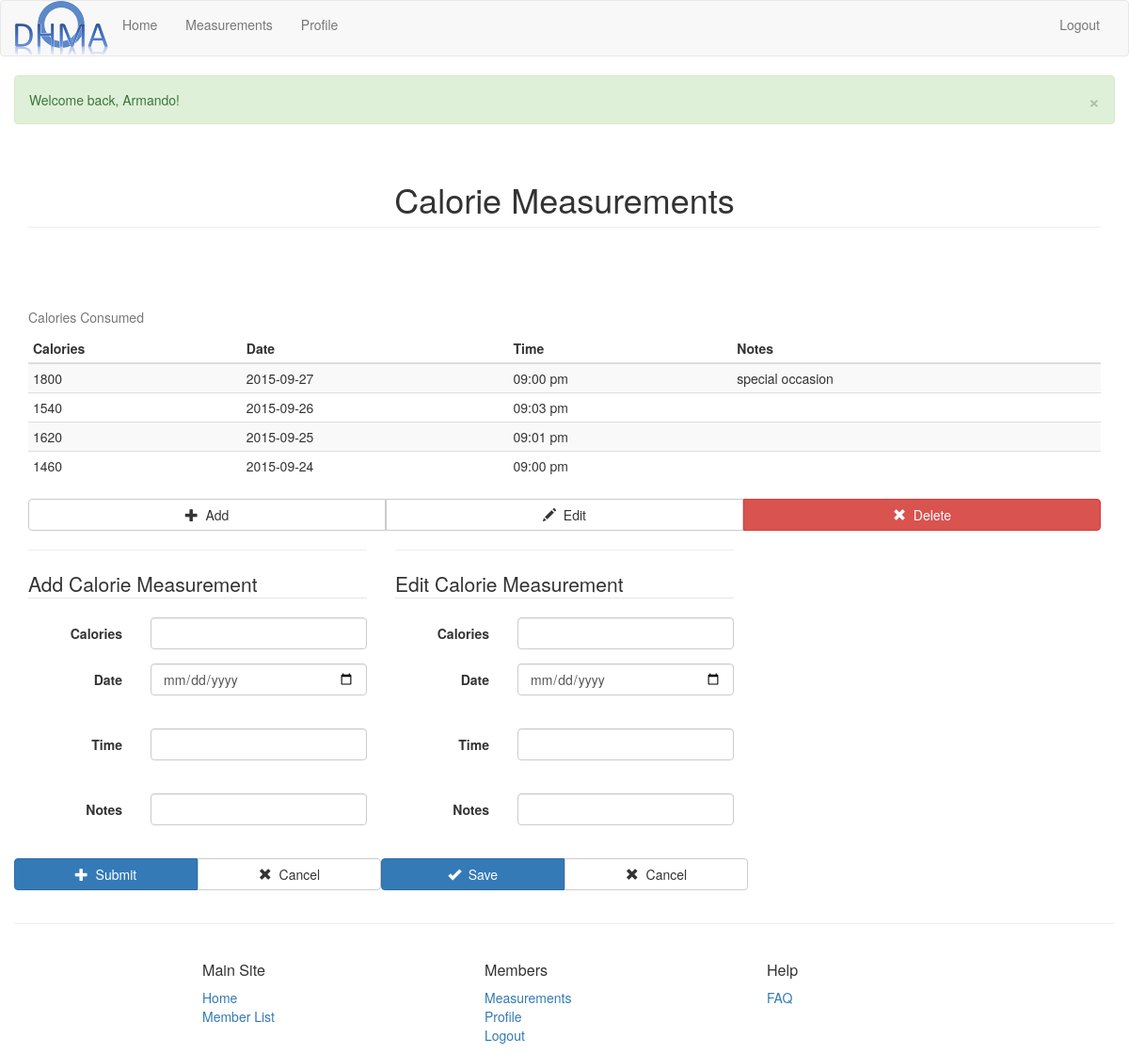
Page /WebContent/measurements_show_calories (signed in) on the committed database.
### tables this page shows
create table CalorieMeasurements(
    calorieID           integer primary key auto_increment,
    calories            integer not null,
    dateAndTime         datetime not null,
    notes               varchar(255),
    userID              integer not null,
    foreign key (userID) references Users (userID) on delete cascade,
    constraint uniq_meas unique (dateAndTime, userID)
);

### WebContent/models/CalorieMeasurement.class.php (called while the page is built, shortened)
<?php
class CalorieMeasurement extends GenericModelObject {
    private $formInput;
    private $datetime;
    private $notes;
    private $calories;
    public function __construct($formInput = null) {
        $this->formInput = $formInput;
    }
    public function getDateTime() {
        return $this->datetime;
    }
    public function getDate() {
        return is_object($this->datetime) ? $this->datetime->format("Y-m-d") : '';
    }
    public function getTime() {
        return is_object($this->datetime) ? $this->datetime->format("h:i a") : '';
    }
    public function getNotes() {
        return $this->notes;
    }
    public function getMeasurement() {
        return $this->calories;
    }
    private function validateDateAndTime() {
        if (array_key_exists('dateAndTime', $this->formInput)) {
            $datetime = $this->extractForm($this->formInput, "dateAndTime");
            list($date, $time) = preg_split("/ /", $datetime);
        } else {
            $date = $this->extractForm($this->formInput, "date");
            $time = $this->extractForm($this->formInput, "time");
        }
        $this->datetime = new DateTime();
        try { $dt = new DateTime($date . ' ' . $time); }
        catch (Exception $e) {
            $this->setError("dateAndTime", "DATE_AND_TIME_INVALID");
            return;
        }
        $this->datetime = $dt;
    }
    private function validateNotes() {
        $this->notes = $this->extractForm($this->formInput, "notes");
        if (empty($this->notes))
            return;
    }
    private function validateMeasurement() {
        $this->calories = $this->extractForm($this->formInput, "calories");
        $this->calories = (int)$this->calories;
    }
}
?>

### WebContent/models/CalorieMeasurementsDB.class.php (called while the page is built, shortened)
<?php
class CalorieMeasurementsDB {
    public static function getMeasurementsBy($type, $value, $order = 'desc') {
        $measurementsArray = array();
        try {
            $db = Database::getDB();
            $stmt = $db->prepare(
                "select userName, calorieID, calories, dateAndTime, notes, userID
                from Users join CalorieMeasurements using (userID)
                where ($type = :$type)
                order by dateAndTime $order");
            $stmt->execute(array(":$type" => $value));
            foreach ($stmt as $row) {
                $measurement = new CalorieMeasurement($row);
                if (is_object($measurement) && $measurement->getErrorCount() == 0)
                    $measurementsArray[] = $measurement;
            }
        } catch (PDOException $e) {
            echo $e->getMessage();
        } catch (RuntimeException $e) {
            echo $e->getMessage();
        }
        return $measurementsArray;
    }
}
?>

### WebContent/models/GenericModelObject.class.php (called while the page is built, shortened)
<?php
abstract class GenericModelObject {
    protected function extractForm($formInput, $valueName) {
        $value = "";
        if (isset($formInput[$valueName])) {
            $value = trim($formInput[$valueName]);
            $value = stripslashes($value);
            $value = htmlspecialchars($value);
        }
        return $value;
    }
}
?>

### WebContent/views/CalorieMeasurementsView.class.php (the view, shortened to what this page needs)
<?php
class CalorieMeasurementsView {
    public static function show() {
        CalorieMeasurementsView::showBody();
    }
    public static function showBody() {
            ?><p>Error: measurements not found</p><?php
        $measurements = $_SESSION['measurements'];
        ?>
<section id="calories" class="row">
    <div id="view_calories_section" class="col-sm-12">
        <div class="row">
            <div class="col-sm-12">
                <h2></h2><?php
                if (!isset($measurements["calories"]) || empty($measurements["calories"])):
                        ?><p>No calorie measurements to show yet</p><?php
                else:
                    $i = 0; ?>
                <table class="table table-striped table-hover table-condensed table-responsive">
                    <caption>Calories Consumed</caption>
                    <thead>
                        <tr>
                            <th>Calories</th>
                            <th>Date</th>
                            <th>Time</th>
                            <th>Notes</th>
                        </tr>
                    </thead>
                    <tbody><?php
                    foreach ($measurements["calories"] as $calories): ?>
                        <tr id="calories_<?=$calories->getDateTime()->format('Y-m-d_H-i')?>" class="measurementRow">
                            <td id="calories_calories_<?=$calories->getDateTime()->format('Y-m-d_H-i')?>"><?=$calories->getMeasurement()?></td>
                            <td id="date_calories_<?=$calories->getDateTime()->format('Y-m-d_H-i')?>"><?=$calories->getDate()?></td>
                            <td id="time_calories_<?=$calories->getDateTime()->format('Y-m-d_H-i')?>"><?=$calories->getTime()?></td>
                            <td id="notes_calories_<?=$calories->getDateTime()->format('Y-m-d_H-i')?>"><?=$calories->getNotes()?></td>
                        </tr><?php
                    endforeach; ?>
                    </tbody>
                </table><?php
                endif; ?>
            </div>
        </div>
        <div class="row">
            <div class="col-sm-12">
                <div class="btn-group btn-group-justified" role="group">
                    <div class="btn-group" role="group">
                        <button type="button" id="add_calories_btn" class="addMeasurement btn btn-default">
                            <span class="glyphicon glyphicon-plus"></span>
                            &nbsp;Add
                        </button>
                    </div>
                    <div class="btn-group" role="group">
                        <button type="button" id="edit_calories_btn" class="editMeasurement btn btn-default">
                            <span class="glyphicon glyphicon-pencil"></span>
                            &nbsp;Edit
                        </button>
                    </div>
                    <div class="btn-group" role="group">
                        <button type="button" id="delete_calories_btn" class="deleteMeasurement btn btn-danger">
                            <span class="glyphicon glyphicon-remove"></span>
                            &nbsp;Delete
                        </button>
                    </div>
                </div>
            </div>
        </div>
    </div>
    <div id="add_calories_section" class="add_measurement_section col-sm-4">
        <hr />
        <form action="measurements_add_calories" method="post" class="form-horizontal">
        	<fieldset>
        		<legend>Add Calorie Measurement</legend>
                <div class="form-group">
                    <label for="calories_calories_add" class="control-label meas-label col-xs-3 col-sm-12 col-md-4">Calories</label>
                    <div class="col-xs-9 col-sm-12 col-md-8">
                        <input type="text" id="calories_calories_add" name="calories" class="form-control" size="10" autofocus="autofocus" required="required" maxlength="4" tabindex="1" pattern="^[0-9]+$" />
                    </div>
                </div>
                <div class="form-group">
                    <label for="date_calories_add" class="control-label meas-label col-xs-3 col-sm-12 col-md-4">Date</label>
                    <div class="col-xs-9 col-sm-12 col-md-8">
                        <input type="date" id="date_calories_add" name="date" required="required" class="form-control" tabindex="3" title="mm/dd/yyyy or mm-dd-yyyy" /><br />
                    </div>
                </div>
                <div class="form-group">
                    <label for="time_calories_add" class="control-label meas-label col-xs-3 col-sm-12 col-md-4">Time</label>
                    <div class="col-xs-9 col-sm-12 col-md-8">
                        <input type="text" id="time_calories_add" name="time" required="required" class="form-control" tabindex="4" title="H:M" /><br />
                    </div>
                </div>
                <div class="form-group">
                    <label for="notes_calories_add" class="control-label meas-label col-xs-3 col-sm-12 col-md-4">Notes</label>
                    <div class="col-xs-9 col-sm-12 col-md-8">
                        <input type="text" id="notes_calories_add" name="notes" class="form-control" size="30" maxlength="50" tabindex="5" /><br />
                    </div>
                </div>
                <div class="form-group">
                    <div class="btn-group btn-group-justified" role="group">
                        <div class="btn-group" role="group">
                            <button type="submit" id="submitAdd" class="btn btn-primary" tabindex="6">
                                <span class="glyphicon glyphicon-plus"></span>
                                &nbsp;Submit
                            </button>
                        </div>
                        <div class="btn-group" role="group">
                            <button type="button" id="cancel_add_calories" class="cancelMeasurement btn btn-default">
                                <span class="glyphicon glyphicon-remove"></span>
                                &nbsp;Cancel
                            </button>
                        </div>
                    </div>
                </div>
        	</fieldset>
        </form>
    </div>
    <div id="edit_calories_section" class="edit_measurement_section col-sm-4">
        <hr />
        <form action="measurements_edit_post_calories" method="post" class="form-horizontal">
            <fieldset>
                <legend>Edit Calorie Measurement</legend>
                <div class="form-group">
                    <label for="calories_calories_edit" class="control-label meas-label col-xs-3 col-sm-12 col-md-4">Calories</label>
                    <div class="col-xs-9 col-sm-12 col-md-8">
                        <input type="text" id="calories_calories_edit" name="calories" class="form-control" size="10" required="required" maxlength="4" tabindex="1" pattern="^[0-9]+$" />
                    </div>
                </div>
                <div class="form-group">
                    <label for="date_calories_edit" class="control-label meas-label col-xs-3 col-sm-12 col-md-4">Date</label>
                    <div class="col-xs-9 col-sm-12 col-md-8">
                        <input type="date" id="date_calories_edit" name="date" required="required" class="form-control" tabindex="3" title="mm/dd/yyyy or mm-dd-yyyy" /><br />
                    </div>
                </div>
                <div class="form-group">
                    <label for="time_calories_edit" class="control-label meas-label col-xs-3 col-sm-12 col-md-4">Time</label>
                    <div class="col-xs-9 col-sm-12 col-md-8">
                        <input type="text" id="time_calories_edit" name="time" required="required" class="form-control" tabindex="4" title="H:M" /><br />
                    </div>
                </div>
                <div class="form-group">
                    <label for="notes_calories_edit" class="control-label meas-label col-xs-3 col-sm-12 col-md-4">Notes</label>
                    <div class="col-xs-9 col-sm-12 col-md-8">
                        <input type="text" id="notes_calories_edit" name="notes" class="form-control" size="30" maxlength="50" tabindex="5" /><br />
                    </div>
                </div>
                <div class="form-group">
                    <div class="btn-group btn-group-justified" role="group">
                        <div class="btn-group" role="group">
                            <button type="submit" id="submitEdit" class="btn btn-primary" tabindex="6">
                                <span class="glyphicon glyphicon-ok"></span>
                                &nbsp;Save
                            </button>
                        </div>
                        <div class="btn-group" role="group">
                            <button type="button" id="cancel_edit_calories" class="cancelMeasurement btn btn-default">
                                <span class="glyphicon glyphicon-remove"></span>
                                &nbsp;Cancel
                            </button>
                        </div>
                    </div>
                </div>
            </fieldset>
        </form>
    </div>
</section>
        <?php
    }
}
?>

### rows in the picture
caloriemeasurements: calories "1800", Date "2015-09-27", Time "09:00 pm", notes "special occasion"
caloriemeasurements: calories "1540", Date "2015-09-26", Time "09:03 pm"
caloriemeasurements: calories "1620", Date "2015-09-25", Time "09:01 pm"
caloriemeasurements: calories "1460", Date "2015-09-24", Time "09:00 pm"

### other values in the picture
$_SESSION['flash'] "Welcome back, Armando!"
$title "Calorie Measurements"
